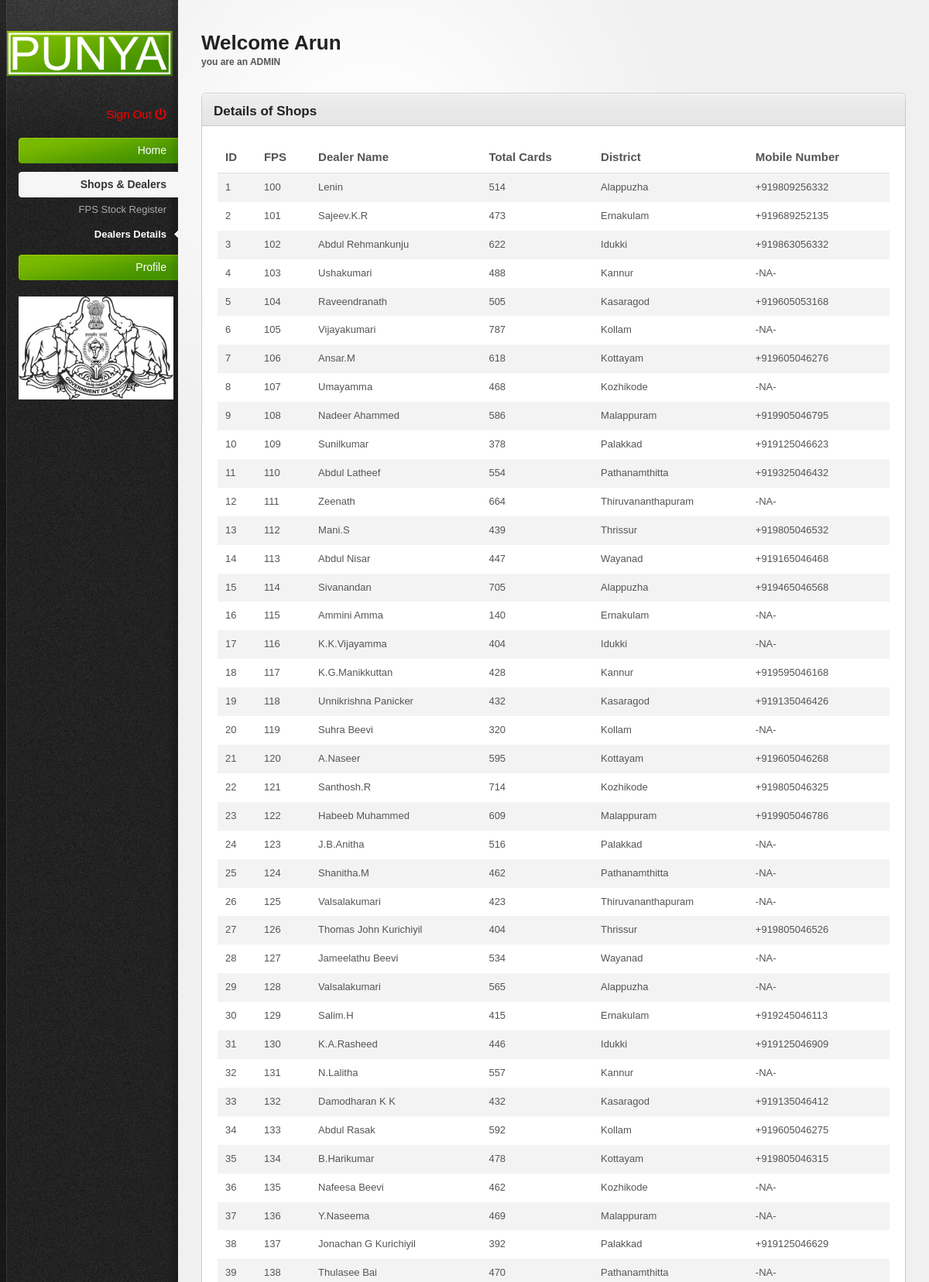
/dealers.php (signed in, upper part), run on the app's committed database.
### tables this page shows
CREATE TABLE `users` (
  `fullname` varchar(50) NOT NULL,
  `aadarno` varchar(50) NOT NULL,
  `rationno` varchar(50) NOT NULL,
  `username` varchar(50) NOT NULL,
  `email` varchar(50) NOT NULL,
  `password` varchar(50) NOT NULL,
  `role` varchar(20) NOT NULL DEFAULT 'user',
  `active` varchar(10) NOT NULL,
  `salary` double NOT NULL,
  `card_catg` varchar(20) NOT NULL,
  `last_access` timestamp NOT NULL DEFAULT CURRENT_TIMESTAMP
);

CREATE TABLE `aepds_kerala` (
  `id` int(2) NOT NULL,
  `fps` int(3) DEFAULT NULL,
  `dealer` varchar(22) DEFAULT NULL,
  `tot_crd` int(3) DEFAULT NULL,
  `district` int(2) DEFAULT NULL,
  `mobile_no` varchar(50) NOT NULL
);

### dealers.php (the view, shortened to what this page needs)
<?php
	include('resources\sql\server.php');
?>
<!DOCTYPE html>
<html xmlns="http://www.w3.org/1999/xhtml">
<head>
	<?php include('resources/sections/resource.php') ?>
</head>
	<body>
		<div id="body-wrapper">
		<div id="sidebar"><div id="sidebar-wrapper">
			<a href="#"><img id="logo" src="resources/images/_logo_.png" width="97%" height="20%" alt="" /></a>
			<div id="profile-links">
				 <a href="index.php?logout='1'" title="Sign Out" style="font-size:15px;color:red">Sign Out <i class="fa fa-power-off" aria-hidden="true" style="font-size:15px;color:red"></i></a>
			</div>
			<ul id="main-nav">
				<?php
					include('resources/sections/sec1.php');
					include('resources/sections/sec2.php'); ?>
				<li>
					<a href="#" class="nav-top-item current">
						Shops & Dealers
					</a>
					<ul>
						<li><a href="fps_stock.php">FPS Stock Register</a></li>
						<li><a class="current" href="dealers.php">Dealers Details </a></li>
					</ul>
				</li>
				<?php
					include('resources/sections/sec5.php');
				?>
			<br/> <a href="#"><img src="resources/images/profile/log_5.jpg" width="97%" height="20%" alt="" /></a>
			</ul>
		</div></div>
		<div id="main-content">
			<h2>Welcome <?php include('username.php') ?> </h2>
			<div class="content-box">
				<div class="content-box-header">
					<h3>Details of Shops </h3>
				</div>
				<div class="content-box-content">
					<div class="tab-content default-tab" id="tab1">
						<?php
								$dist = "";
								$query = "SELECT * FROM aepds_kerala";
								$results = mysqli_query($db, $query);
								if (!$results) {
									trigger_error('Invalid query: ' . $db->error);
								}
								else if ($results->num_rows > 0) {
									echo'<table>
											<thead>
												<tr>
													<th>ID</th>
													<th>FPS</th>
													<th>Dealer Name</th>
													<th>Total Cards</th>
													<th>District</th>
													<th>Mobile Number</th>
												</tr>
											</thead>
										<tbody>';
									while($row = $results->fetch_assoc()) {
										$val = $row["district"];
										switch ($val) {
											case '1':
												$dist = "Alappuzha";
												break;
											case '2':
												$dist = "Ernakulam";
												break;
											case '3':
												$dist = "Idukki";
												break;
											case '4':
												$dist = "Kannur";
												break;
											case '5':
												$dist = "Kasaragod";
												break;
											case '6':
												$dist = "Kollam";
												break;
											case '7':
												$dist = "Kottayam";
												break;
											case '8':
												$dist = "Kozhikode";
												break;
											case '9':
												$dist = "Malappuram";
												break;
											case '10':
												$dist = "Palakkad";
												break;
											case '11':
												$dist = "Pathanamthitta";
												break;
											case '12':
												$dist = "Thiruvananthapuram";
												break;
											case '13':
												$dist = "Thrissur";
												break;
											case '14':
												$dist = "Wayanad";
												break;
										}
										echo'<tr>
												<td>'.$row["id"].'</td>
												<td>'.$row["fps"].'</td>
												<td>'.$row["dealer"].'</td>
												<td>'.$row["tot_crd"].'</td>
												<td>'.$dist.'</td>
												<td>'.$row["mobile_no"].'</td>
											</tr>';
									}
								}
							echo'
							</tbody>
						</table>';
						?>
					</div>
				</div>
			</div>
		</div>
	</div>
</body>
 </html>

### resources/sections/resource.php (shortened to what this page needs)
<?php
	echo '
		<link rel="stylesheet" href="https://maxcdn.bootstrapcdn.com/bootstrap/4.0.0/css/bootstrap.min.css">
		<link rel="stylesheet" href="resources/css/reset.css" type="text/css" media="screen" />
		<link rel="stylesheet" href="resources/css/style.css" type="text/css" media="screen" />
		<link rel="stylesheet" href="resources/css/invalid.css" type="text/css" media="screen" />
		';
?>

### resources/sections/sec1.php
<?php
	echo'
			<li>
					<a href="#" class="nav-top-item">
					Home
					</a>
					<ul>
						<li><a href="index.php">Home</a></li>
						<li><a href="index_1.php">Manage Comments</a></li>
					</ul>
				</li>
	';
?>

### resources/sections/sec5.php (shortened to what this page needs)
<?php
	echo '
		<li>
			<a href="#" class="nav-top-item">
						Profile
			</a>
			<ul>
				<li><a href="profile.php">Update Profile</a></li> ';
		echo'</ul>
		</li>
	';
?>

### username.php (shortened to what this page needs)
<?php
	include 'resources\sql\server.php';
	$username = $_SESSION['username'];
	$sql = "SELECT role,fullname FROM users WHERE username='$username' ";
	$result = $db->query($sql);
	if ($result->num_rows > 0) {
		$row = $result->fetch_assoc();
		$name = $row["fullname"];
		$role = $row["role"];
		echo "$name";
		echo "<p id=\"page-intro\" style=\"font-size: 12px; color: #555; \">you are an ".strtoupper( $role )."</p>";
	}
	else{
		if (!isset($_SESSION['username'])) { header('location: login.php'); }
	}
?>

### resources/css/style.css (style rules this page uses)
html { font-size: 100%; height: 100%; margin-bottom: 1px; }
body { font-family: Arial, Helvetica, sans-serif; color: #555; background: #f0f0f0 url('../images/bg-body.gif') top left repeat-y; font-size: 12px; }
#body-wrapper { background: url('../images/bg-radial-gradient.gif') fixed 230px top no-repeat; }
h1, h2, h3, h4, h5, h6 { font-family: Helvetica, Arial, sans-serif; color: #222; font-weight: bold; }
h2 { font-size: 26px; padding: 0 0 10px 0; }
h3 { font-size: 17px; padding: 0 0 10px 0; }
a { color: #57a000; text-decoration: none; }
p { padding: 5px 0 10px 0; line-height: 1.6em; }
#sidebar { background: url('../images/bg-sidebar.gif') top left no-repeat; width: 230px; height: 100%; position: absolute; left: 0; top: 0; color: #888; font-size: 11px; }
#sidebar #sidebar-wrapper { margin: 0 0 0 9px; }
#sidebar a, #sidebar a:active { color:#ccc; }
#sidebar #logo { margin: 40px 0 40px 0; }
#sidebar #profile-links { padding: 0 15px 20px 15px; text-align: right; line-height: 1.5em; }
#sidebar #main-nav { width: 206px; padding: 0; margin: 0 0 0 15px; font-family: Helvetica, Arial, sans-serif; }
#sidebar #main-nav li { list-style: none; padding-bottom: 10px; text-align: right; }
#sidebar #main-nav li a.nav-top-item { background: transparent url('../images/bg-menu-item-green.gif') right center no-repeat; padding: 10px 15px; color: #fff; font-size: 14px; cursor: pointer; display: block; text-decoration: none; }
#sidebar #main-nav li a.current { background-image: url('../images/bg-menu-item-current.gif') !important; color: #333; font-weight: bold; }
#sidebar #main-nav ul { padding: 0; font-size: 12px; margin: 0; }
#sidebar #main-nav ul li { list-style: none; margin: 0; text-align: right; padding: 0; }
#sidebar #main-nav ul li a { padding: 8px 15px; display: block; color: #aaa; font-size: 13px; line-height: 1.2em; }
#sidebar #main-nav ul li a:hover, #sidebar #main-nav ul li a.current, #sidebar #main-nav ul li a.current:hover { color: #fff; }
#sidebar #main-nav ul li a.current { background: transparent url('../images/menu-current-arrow.gif') right center no-repeat !important; }
#main-content { margin: 0 30px 0 260px; padding: 40px 0 0 0; }
#page-intro { font-size: 17px; padding: 0 0 20px 0; }
.content-box { border: 1px solid #ccc; margin: 0 0 20px 0; background: #fff; }
.content-box-header { background: #e5e5e5 url('../images/bg-content-box.gif') top left repeat-x; margin-top: 1px; height: 40px; }
.content-box-header h3 { padding: 12px 15px 10px; float: left; }
.content-box-content { padding: 20px; font-size: 13px; border-top: 1px solid #ccc; }
#main-content table { width: 100%; border-collapse: collapse; }
#main-content table thead th { font-weight: bold; font-size: 15px; border-bottom: 1px solid #ddd; }
#main-content tbody { border-bottom: 1px solid #ddd; }
#main-content tbody tr { background: #fff; }
#main-content tbody tr.alt-row { background: #f3f3f3; }
#main-content table td, #main-content table th { padding: 10px; line-height: 1.3em; }

### resources/css/invalid.css (style rules this page uses)
.content-box, .content-box-header, ul.content-box-tabs li a.current, .shortcut-button, .notification { -moz-border-radius: 6px; -webkit-border-radius: 6px; border-radius: 6px; }
.content-box-header { -moz-border-radius-bottomleft: 0; -moz-border-radius-bottomright: 0; -webkit-border-bottom-left-radius: 0; -webkit-border-bottom-right-radius: 0; border-bottom-left-radius: 0; border-bottom-right-radius: 0; }

### data on the page
users: fullname "Arun", role "ADMIN"
aepds_kerala: id "1", fps "100", dealer "Lenin", tot_crd "514", district "Alappuzha", mobile_no "+919809256332"
aepds_kerala: id "2", fps "101", dealer "Sajeev.K.R", tot_crd "473", district "Ernakulam", mobile_no "+919689252135"
aepds_kerala: id "3", fps "102", dealer "Abdul Rehmankunju", tot_crd "622", district "Idukki", mobile_no "+919863056332"
aepds_kerala: id "4", fps "103", dealer "Ushakumari", tot_crd "488", district "Kannur", mobile_no "-NA-"
aepds_kerala: id "5", fps "104", dealer "Raveendranath", tot_crd "505", district "Kasaragod", mobile_no "+919605053168"
aepds_kerala: id "6", fps "105", dealer "Vijayakumari", tot_crd "787", district "Kollam", mobile_no "-NA-"
aepds_kerala: id "7", fps "106", dealer "Ansar.M", tot_crd "618", district "Kottayam", mobile_no "+919605046276"
aepds_kerala: id "8", fps "107", dealer "Umayamma", tot_crd "468", district "Kozhikode", mobile_no "-NA-"
aepds_kerala: id "9", fps "108", dealer "Nadeer Ahammed", tot_crd "586", district "Malappuram", mobile_no "+919905046795"
aepds_kerala: id "10", fps "109", dealer "Sunilkumar", tot_crd "378", district "Palakkad", mobile_no "+919125046623"
aepds_kerala: id "11", fps "110", dealer "Abdul Latheef", tot_crd "554", district "Pathanamthitta", mobile_no "+919325046432"
aepds_kerala: id "12", fps "111", dealer "Zeenath", tot_crd "664", district "Thiruvananthapuram", mobile_no "-NA-"
aepds_kerala: id "13", fps "112", dealer "Mani.S", tot_crd "439", district "Thrissur", mobile_no "+919805046532"
aepds_kerala: id "14", fps "113", dealer "Abdul Nisar", tot_crd "447", district "Wayanad", mobile_no "+919165046468"
aepds_kerala: id "15", fps "114", dealer "Sivanandan", tot_crd "705", district "Alappuzha", mobile_no "+919465046568"
aepds_kerala: id "16", fps "115", dealer "Ammini Amma", tot_crd "140", district "Ernakulam", mobile_no "-NA-"
aepds_kerala: id "17", fps "116", dealer "K.K.Vijayamma", tot_crd "404", district "Idukki", mobile_no "-NA-"
aepds_kerala: id "18", fps "117", dealer "K.G.Manikkuttan", tot_crd "428", district "Kannur", mobile_no "+919595046168"
aepds_kerala: id "19", fps "118", dealer "Unnikrishna Panicker", tot_crd "432", district "Kasaragod", mobile_no "+919135046426"
aepds_kerala: id "20", fps "119", dealer "Suhra Beevi", tot_crd "320", district "Kollam", mobile_no "-NA-"
aepds_kerala: id "21", fps "120", dealer "A.Naseer", tot_crd "595", district "Kottayam", mobile_no "+919605046268"
aepds_kerala: id "22", fps "121", dealer "Santhosh.R", tot_crd "714", district "Kozhikode", mobile_no "+919805046325"
aepds_kerala: id "23", fps "122", dealer "Habeeb Muhammed", tot_crd "609", district "Malappuram", mobile_no "+919905046786"
aepds_kerala: id "24", fps "123", dealer "J.B.Anitha", tot_crd "516", district "Palakkad", mobile_no "-NA-"
aepds_kerala: id "25", fps "124", dealer "Shanitha.M", tot_crd "462", district "Pathanamthitta", mobile_no "-NA-"
aepds_kerala: id "26", fps "125", dealer "Valsalakumari", tot_crd "423", district "Thiruvananthapuram", mobile_no "-NA-"
aepds_kerala: id "27", fps "126", dealer "Thomas John Kurichiyil", tot_crd "404", district "Thrissur", mobile_no "+919805046526"
aepds_kerala: id "28", fps "127", dealer "Jameelathu Beevi", tot_crd "534", district "Wayanad", mobile_no "-NA-"
aepds_kerala: id "29", fps "128", dealer "Valsalakumari", tot_crd "565", district "Alappuzha", mobile_no "-NA-"
aepds_kerala: id "30", fps "129", dealer "Salim.H", tot_crd "415", district "Ernakulam", mobile_no "+919245046113"
aepds_kerala: id "31", fps "130", dealer "K.A.Rasheed", tot_crd "446", district "Idukki", mobile_no "+919125046909"
aepds_kerala: id "32", fps "131", dealer "N.Lalitha", tot_crd "557", district "Kannur", mobile_no "-NA-"
aepds_kerala: id "33", fps "132", dealer "Damodharan K K", tot_crd "432", district "Kasaragod", mobile_no "+919135046412"
aepds_kerala: id "34", fps "133", dealer "Abdul Rasak", tot_crd "592", district "Kollam", mobile_no "+919605046275"
aepds_kerala: id "35", fps "134", dealer "B.Harikumar", tot_crd "478", district "Kottayam", mobile_no "+919805046315"
aepds_kerala: id "36", fps "135", dealer "Nafeesa Beevi", tot_crd "462", district "Kozhikode", mobile_no "-NA-"
aepds_kerala: id "37", fps "136", dealer "Y.Naseema", tot_crd "469", district "Malappuram", mobile_no "-NA-"
aepds_kerala: id "38", fps "137", dealer "Jonachan G Kurichiyil", tot_crd "392", district "Palakkad", mobile_no "+919125046629"
aepds_kerala: id "39", fps "138", dealer "Thulasee Bai", tot_crd "470", district "Pathanamthitta", mobile_no "-NA-"
